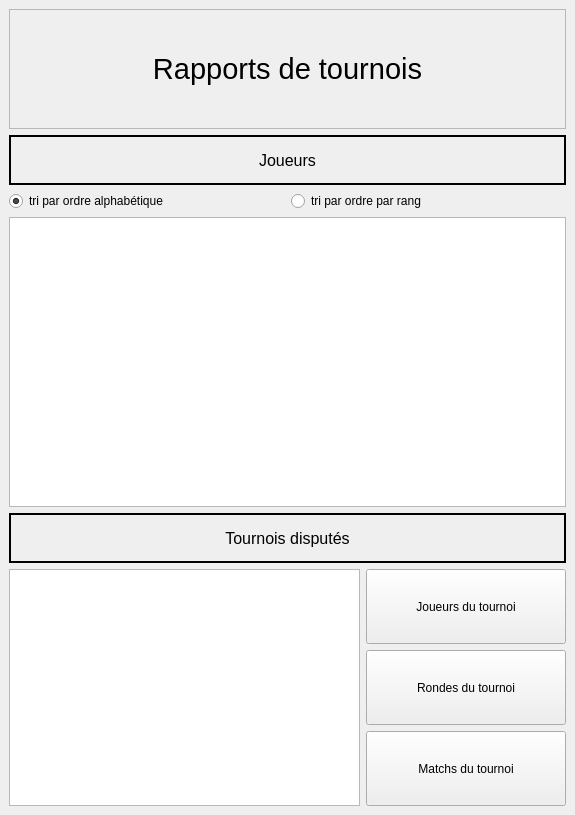
<?xml version="1.0" encoding="UTF-8"?>
<ui version="4.0">
 <class>MainWindow</class>
 <widget class="QMainWindow" name="MainWindow">
  <property name="geometry">
   <rect>
    <x>0</x>
    <y>0</y>
    <width>575</width>
    <height>815</height>
   </rect>
  </property>
  <property name="windowTitle">
   <string>MainWindow</string>
  </property>
  <widget class="QWidget" name="centralwidget">
   <layout class="QGridLayout" name="gridLayout">
    <item row="0" column="0">
     <layout class="QVBoxLayout" name="verticalLayout_5">
      <item>
       <widget class="QLabel" name="label">
        <property name="minimumSize">
         <size>
          <width>0</width>
          <height>120</height>
         </size>
        </property>
        <property name="font">
         <font>
          <family>Segoe UI</family>
          <pointsize>22</pointsize>
         </font>
        </property>
        <property name="frameShape">
         <enum>QFrame::StyledPanel</enum>
        </property>
        <property name="text">
         <string>Rapports de tournois</string>
        </property>
        <property name="alignment">
         <set>Qt::AlignCenter</set>
        </property>
       </widget>
      </item>
      <item>
       <layout class="QVBoxLayout" name="verticalLayout_4">
        <item>
         <layout class="QVBoxLayout" name="verticalLayout">
          <item>
           <widget class="QLabel" name="label_3">
            <property name="minimumSize">
             <size>
              <width>0</width>
              <height>50</height>
             </size>
            </property>
            <property name="font">
             <font>
              <family>Segoe UI</family>
              <pointsize>12</pointsize>
             </font>
            </property>
            <property name="frameShape">
             <enum>QFrame::WinPanel</enum>
            </property>
            <property name="text">
             <string>Joueurs</string>
            </property>
            <property name="alignment">
             <set>Qt::AlignCenter</set>
            </property>
           </widget>
          </item>
          <item>
           <layout class="QHBoxLayout" name="horizontalLayout">
            <item>
             <widget class="QRadioButton" name="radioButton">
              <property name="text">
               <string>tri par ordre alphabétique</string>
              </property>
              <property name="checked">
               <bool>true</bool>
              </property>
             </widget>
            </item>
            <item>
             <widget class="QRadioButton" name="radioButton_2">
              <property name="text">
               <string>tri par ordre par rang</string>
              </property>
             </widget>
            </item>
           </layout>
          </item>
          <item>
           <widget class="QTableWidget" name="tableWidget"/>
          </item>
          <item>
           <layout class="QVBoxLayout" name="verticalLayout_6">
            <item>
             <widget class="QLabel" name="label_2">
              <property name="minimumSize">
               <size>
                <width>0</width>
                <height>50</height>
               </size>
              </property>
              <property name="font">
               <font>
                <family>Segoe UI</family>
                <pointsize>12</pointsize>
               </font>
              </property>
              <property name="frameShape">
               <enum>QFrame::WinPanel</enum>
              </property>
              <property name="text">
               <string>Tournois disputés</string>
              </property>
              <property name="alignment">
               <set>Qt::AlignCenter</set>
              </property>
             </widget>
            </item>
            <item>
             <layout class="QHBoxLayout" name="horizontalLayout_2">
              <item>
               <layout class="QVBoxLayout" name="verticalLayout_3">
                <item>
                 <widget class="QTableWidget" name="tableWidget_2"/>
                </item>
               </layout>
              </item>
              <item>
               <layout class="QVBoxLayout" name="verticalLayout_2">
                <item>
                 <widget class="QPushButton" name="pushButton_3">
                  <property name="minimumSize">
                   <size>
                    <width>200</width>
                    <height>75</height>
                   </size>
                  </property>
                  <property name="text">
                   <string>Joueurs du tournoi</string>
                  </property>
                 </widget>
                </item>
                <item>
                 <widget class="QPushButton" name="pushButton_4">
                  <property name="minimumSize">
                   <size>
                    <width>0</width>
                    <height>75</height>
                   </size>
                  </property>
                  <property name="text">
                   <string>Rondes du tournoi</string>
                  </property>
                 </widget>
                </item>
                <item>
                 <widget class="QPushButton" name="pushButton_5">
                  <property name="minimumSize">
                   <size>
                    <width>0</width>
                    <height>75</height>
                   </size>
                  </property>
                  <property name="text">
                   <string>Matchs du tournoi</string>
                  </property>
                 </widget>
                </item>
               </layout>
              </item>
             </layout>
            </item>
           </layout>
          </item>
         </layout>
        </item>
       </layout>
      </item>
     </layout>
    </item>
   </layout>
  </widget>
 </widget>
 <resources/>
 <connections/>
</ui>
